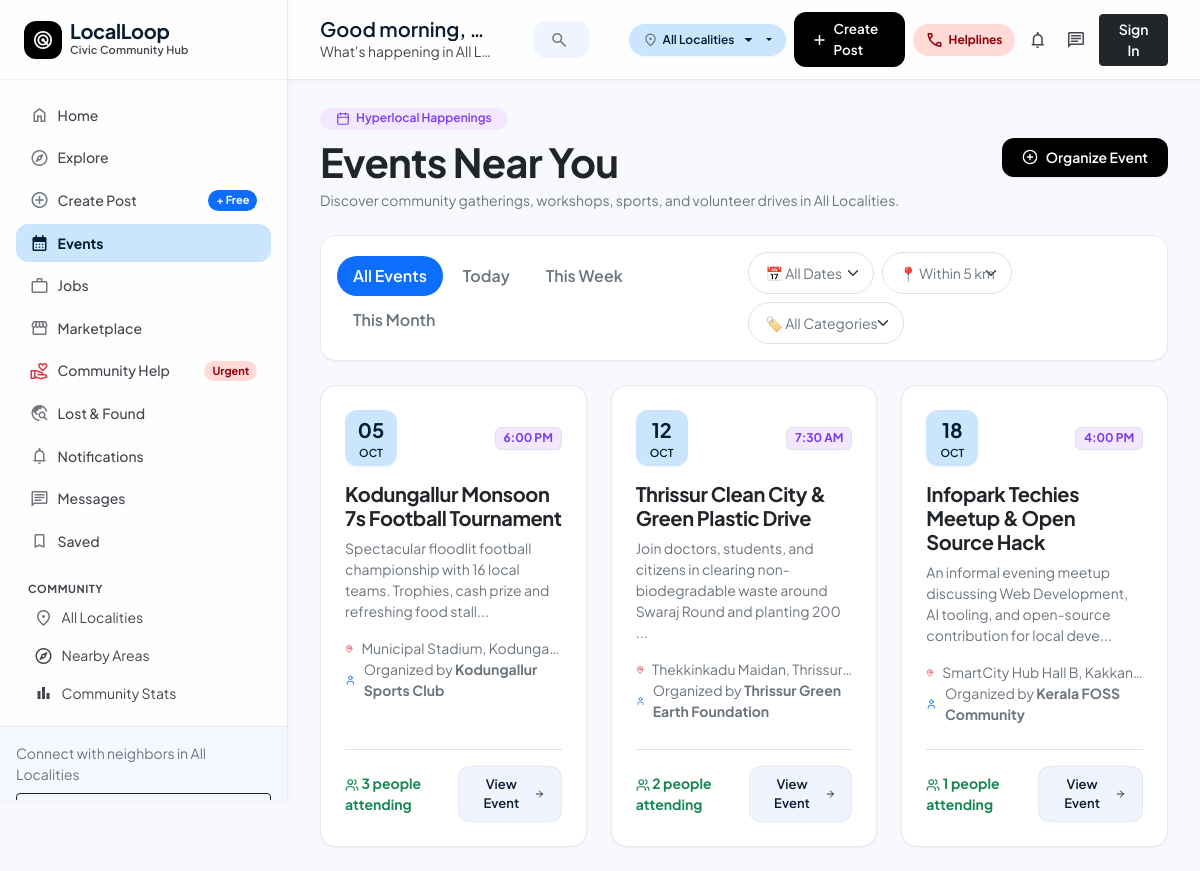
Screenshot of /events.php with the database file from the repository.
### tables this page shows
CREATE TABLE IF NOT EXISTS `events` (
    `id` INT AUTO_INCREMENT PRIMARY KEY,
    `user_id` INT NOT NULL,
    `area_id` INT NOT NULL,
    `title` VARCHAR(200) NOT NULL,
    `description` LONGTEXT NOT NULL,
    `event_date` DATE NOT NULL,
    `event_time` TIME NOT NULL,
    `venue` VARCHAR(255) NOT NULL,
    `organizer` VARCHAR(150) NOT NULL,
    `image` VARCHAR(255) DEFAULT NULL,
    `status` ENUM('upcoming', 'completed', 'cancelled') DEFAULT 'upcoming',
    `created_at` TIMESTAMP DEFAULT CURRENT_TIMESTAMP,
    FOREIGN KEY (`user_id`) REFERENCES `users`(`id`) ON DELETE CASCADE,
    FOREIGN KEY (`area_id`) REFERENCES `areas`(`id`) ON DELETE CASCADE
);

### events.php (the view, shortened to what this page needs)
<?php
require_once __DIR__ . '/includes/header.php';
$activeTab = $_GET['tab'] ?? 'all';
$events = [];
if (isset($pdo)) {
    try {
        $events = $pdo->query("SELECT e.*, a.name as area_name, u.name as organizer_name,
                        (SELECT COUNT(*) FROM event_participants WHERE event_id = e.id) as total_attendees
                 FROM events e
                 JOIN areas a ON e.area_id = a.id
                 JOIN users u ON e.user_id = u.id
                 WHERE e.status = 'upcoming'
                 ORDER BY e.event_date ASC")->fetchAll();
    } catch (Exception $e) {}
}
?>
<div class="container-fluid p-0">
    <div class="d-flex flex-column flex-md-row justify-content-between align-items-md-center mb-4 gap-3">
        <div>
            <div class="badge bg-purple-subtle text-purple px-3 py-1.5 rounded-pill mb-2 fw-semibold" style="color: #7c3aed;">
                <i data-lucide="calendar" class="me-1" style="width: 14px; height: 14px;"></i> Hyperlocal Happenings
            </div>
            <h2 class="display-6 fw-bold text-dark mb-1">Events Near You</h2>
            <p class="text-secondary small mb-0">Discover community gatherings, workshops, sports, and volunteer drives in <?= htmlspecialchars($currentAreaName) ?>.</p>
        </div>
        <div>
            <a href="<?= BASE_URL ?>/create-event.php" class="btn btn-primary-custom">
                <i data-lucide="plus-circle" style="width: 16px; height: 16px;"></i> Organize Event
            </a>
        </div>
    </div>
    <div class="card card-solid p-3 mb-4">
        <div class="d-flex flex-column flex-md-row align-items-md-center justify-content-between gap-3">
            <ul class="nav nav-pills gap-1">
                <li class="nav-item">
                    <a class="nav-link rounded-pill px-3 py-1.5 small fw-semibold <?= $activeTab === 'all' ? 'active bg-primary' : 'text-secondary' ?>" href="?tab=all">All Events</a>
                </li>
                <li class="nav-item">
                    <a class="nav-link rounded-pill px-3 py-1.5 small fw-semibold <?= $activeTab === 'today' ? 'active bg-primary' : 'text-secondary' ?>" href="?tab=today">Today</a>
                </li>
                <li class="nav-item">
                    <a class="nav-link rounded-pill px-3 py-1.5 small fw-semibold <?= $activeTab === 'week' ? 'active bg-primary' : 'text-secondary' ?>" href="?tab=week">This Week</a>
                </li>
                <li class="nav-item">
                    <a class="nav-link rounded-pill px-3 py-1.5 small fw-semibold <?= $activeTab === 'month' ? 'active bg-primary' : 'text-secondary' ?>" href="?tab=month">This Month</a>
                </li>
            </ul>
            <div class="d-flex align-items-center gap-2 flex-wrap">
                <select class="form-select form-select-sm rounded-pill border py-1.5 px-3 text-secondary small" style="width: auto;">
                    <option value="">📅 All Dates</option>
                </select>
                <select class="form-select form-select-sm rounded-pill border py-1.5 px-3 text-secondary small" style="width: auto;">
                    <option value="">📍 Within 5 km</option>
                </select>
                <select class="form-select form-select-sm rounded-pill border py-1.5 px-3 text-secondary small" style="width: auto;">
                    <option value="">🏷️ All Categories</option>
                </select>
            </div>
        </div>
    </div>
    <div class="row g-4">
        <?php foreach ($events as $ev):
            $attendeesCount = ($ev['total_attendees'] ?: 42);
        ?>
            <div class="col-md-6 col-xl-4">
                <div class="card card-solid h-100 p-4 d-flex flex-column justify-content-between">
                    <div>
                        <div class="d-flex align-items-center justify-content-between mb-3">
                            <div class="event-calendar-badge">
                                <div class="fw-bold fs-5 mb-0 leading-none"><?= date('d', strtotime($ev['event_date'])) ?></div>
                                <div class="small fw-semibold text-uppercase" style="font-size: 0.68rem;"><?= date('M', strtotime($ev['event_date'])) ?></div>
                            </div>
                            <span class="badge bg-purple-subtle text-purple border" style="color: #7c3aed;">
                                <?= date('g:i A', strtotime($ev['event_time'])) ?>
                            </span>
                        </div>
                        <h5 class="fw-bold text-dark mb-2">
                            <a href="<?= BASE_URL ?>/event.php?id=<?= $ev['id'] ?>" class="text-dark text-decoration-none">
                                <?= htmlspecialchars($ev['title']) ?>
                            </a>
                        </h5>
                        <p class="text-secondary small mb-3">
                            <?= htmlspecialchars(substr($ev['description'], 0, 110)) ?>...
                        </p>
                        <div class="d-flex flex-column gap-1.5 small text-secondary mb-4">
                            <div class="d-flex align-items-center gap-2">
                                <i data-lucide="map-pin" class="text-danger" style="width: 14px; height: 14px;"></i>
                                <span class="text-truncate"><?= htmlspecialchars($ev['venue']) ?> (<?= htmlspecialchars($ev['area_name']) ?>)</span>
                            </div>
                            <div class="d-flex align-items-center gap-2">
                                <i data-lucide="user" class="text-primary" style="width: 14px; height: 14px;"></i>
                                <span>Organized by <strong><?= htmlspecialchars($ev['organizer']) ?></strong></span>
                            </div>
                        </div>
                    </div>
                    <div class="pt-3 border-top d-flex align-items-center justify-content-between">
                        <div class="text-success fw-bold small">
                            <i data-lucide="users" style="width: 14px; height: 14px;"></i> <?= $attendeesCount ?> people attending
                        </div>
                        <a href="<?= BASE_URL ?>/event.php?id=<?= $ev['id'] ?>" class="btn btn-sm btn-outline-custom">
                            <span>View Event</span>
                            <i data-lucide="arrow-right" style="width: 14px; height: 14px;"></i>
                        </a>
                    </div>
                </div>
            </div>
        <?php endforeach; ?>
    </div>
</div>
<?php require_once __DIR__ . '/includes/footer.php'; ?>

### rows the page displays
events: event_date "05", event_date "OCT", event_time "6:00 PM", title "Kodungallur Monsoon 7s Football Tournament", description "Spectacular floodlit football championship with 16 local teams. Trophies, cash prize and refreshing food stall", venue "Municipal Stadium, Kodunga…", organizer "Kodungallur Sports Club", attendeesCount "3"
events: event_date "12", event_date "OCT", event_time "7:30 AM", title "Thrissur Clean City & Green Plastic Drive", description "Join doctors, students, and citizens in clearing non-biodegradable waste around Swaraj Round and planting 200", venue "Thekkinkadu Maidan, Thrissur…", organizer "Thrissur Green Earth Foundation", attendeesCount "2"
events: event_date "18", event_date "OCT", event_time "4:00 PM", title "Infopark Techies Meetup & Open Source Hack", description "An informal evening meetup discussing Web Development, AI tooling, and open-source contribution for local deve", venue "SmartCity Hub Hall B, Kakkan…", organizer "Kerala FOSS Community", attendeesCount "1"

### other values shown
$currentAreaName "All Localities"
$timeGreeting "Good morning"
$currentAreaName "All L…"
